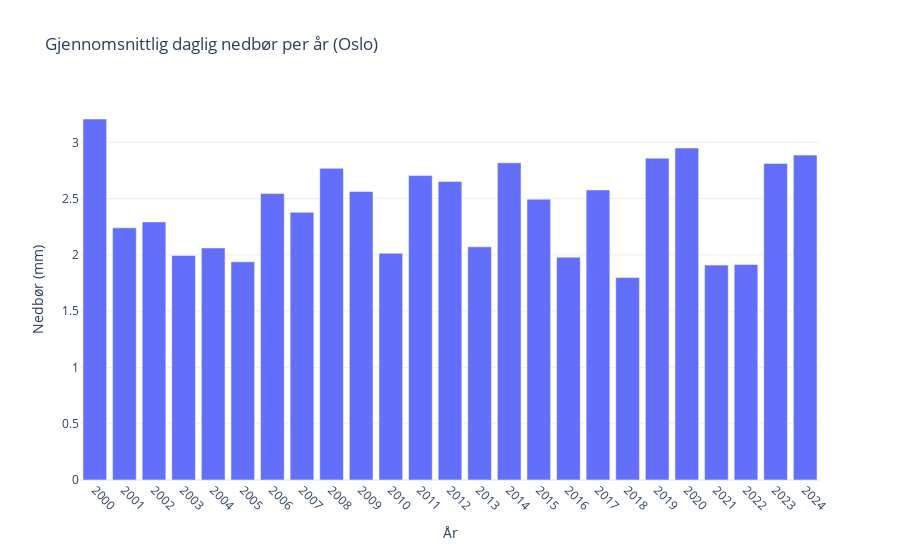

Source (notebook cell):
### Markdown cell above
### Gjennomsnittlig nedbør per år

### Code cell
df_mean = ys.compute_yearly(
    city,
    element_id,
)

fig = go.Figure()
fig.add_trace(
    go.Bar(
        x=df_mean["year"],
        y=df_mean["value"],
        name=city,
    ),
)
fig.update_layout(
    title=f"Gjennomsnittlig daglig nedbør per år ({city})",
    xaxis=dict(
        title="År",
        tickmode="array",
        tickvals=df_mean["year"],
        ticktext=df_mean["year"],
        tickangle=45,
    ),
    yaxis_title="Nedbør (mm)",
    template="plotly_white",
)
fig.show()

### Figure 1 — Plotly figure (JSON) as saved in the notebook; plotly's stock layout.template omitted (floating-point values rounded to 4 significant figures)
{"data": [{"name": "Oslo", "type": "bar", "x": [2000, 2001, 2002, 2003, 2004, 2005, 2006, 2007, 2008, 2009, 2010, 2011, 2012, 2013, 2014, 2015, 2016, 2017, 2018, 2019, 2020, 2021, 2022, 2023, 2024], "y": [3.207, 2.241, 2.293, 1.995, 2.061, 1.939, 2.545, 2.379, 2.769, 2.563, 2.015, 2.704, 2.653, 2.072, 2.818, 2.495, 1.979, 2.577, 1.798, 2.859, 2.949, 1.909, 1.915, 2.812, 2.887]}], "layout": {"title": {"text": "Gjennomsnittlig daglig nedbør per år (Oslo)"}, "xaxis": {"tickangle": 45, "tickmode": "array", "ticktext": [2000, 2001, 2002, 2003, 2004, 2005, 2006, 2007, 2008, 2009, 2010, 2011, 2012, 2013, 2014, 2015, 2016, 2017, 2018, 2019, 2020, 2021, 2022, 2023, 2024], "tickvals": [2000, 2001, 2002, 2003, 2004, 2005, 2006, 2007, 2008, 2009, 2010, 2011, 2012, 2013, 2014, 2015, 2016, 2017, 2018, 2019, 2020, 2021, 2022, 2023, 2024], "title": {"text": "År"}}, "yaxis": {"title": {"text": "Nedbør (mm)"}}}}
